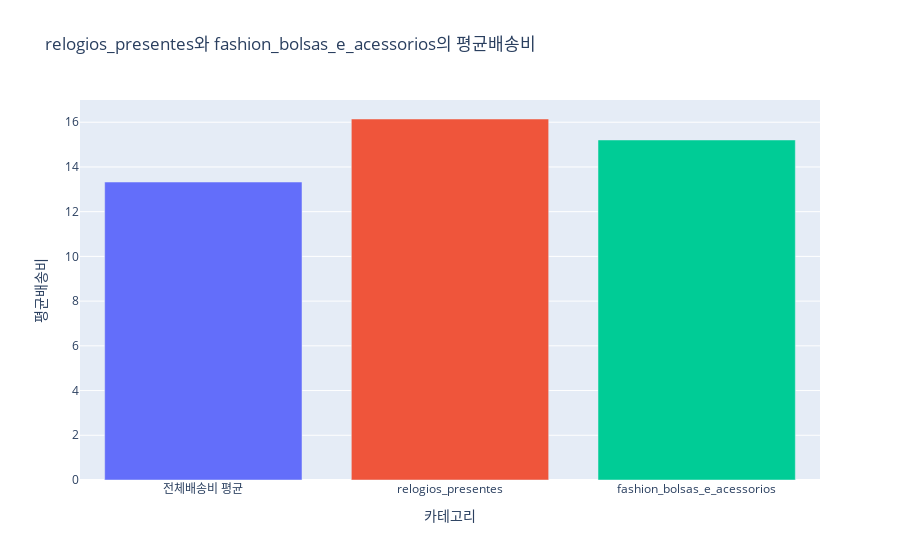

Notebook source saved alongside this figure:
### Code cell
# 1. 배송비 할인 전략을 적용하기 위해, relogios_presentes와 fashion_bolsas_e_acessorios의 평균배송비를 계산
relogios_presentes_data = pd.merge(relogios_presentes_data, order_payments_data, on='order_id')
relogios_presentes_data['freight_value'].mean() # relogios_presentes의 평균배송비

fashion_bolsas_e_acessorios_data = pd.merge(fashion_bolsas_e_acessorios_data, order_payments_data, on='order_id')
fashion_bolsas_e_acessorios_data['freight_value'].mean() # fashion_bolsas_e_acessorios의 평균배송비

fig = go.Figure()

# relogios_presentes와 fashion_bolsas_e_acessorios의 평균배송비에 대한 막대 그래프 생성
fig.add_trace(go.Bar(
    x=['전체배송비 평균', 'relogios_presentes', 'fashion_bolsas_e_acessorios'],
    y=[seller_data['freight_value'].mean(), relogios_presentes_data['freight_value'].mean(), fashion_bolsas_e_acessorios_data['freight_value'].mean()],
    marker_color=px.colors.qualitative.Plotly
))

# 레이아웃 설정
fig.update_layout(
    title='relogios_presentes와 fashion_bolsas_e_acessorios의 평균배송비',
    xaxis_title='카테고리',
    yaxis_title='평균배송비'
)
fig.show()

### Figure 1 — Plotly figure (JSON) as saved in the notebook; plotly's stock layout.template omitted (floating-point values rounded to 4 significant figures)
{"data": [{"marker": {"color": ["#636EFA", "#EF553B", "#00CC96", "#AB63FA", "#FFA15A", "#19D3F3", "#FF6692", "#B6E880", "#FF97FF", "#FECB52"]}, "type": "bar", "x": ["전체배송비 평균", "relogios_presentes", "fashion_bolsas_e_acessorios"], "y": [13.33, 16.14, 15.21]}], "layout": {"title": {"text": "relogios_presentes와 fashion_bolsas_e_acessorios의 평균배송비"}, "xaxis": {"title": {"text": "카테고리"}}, "yaxis": {"title": {"text": "평균배송비"}}}}
